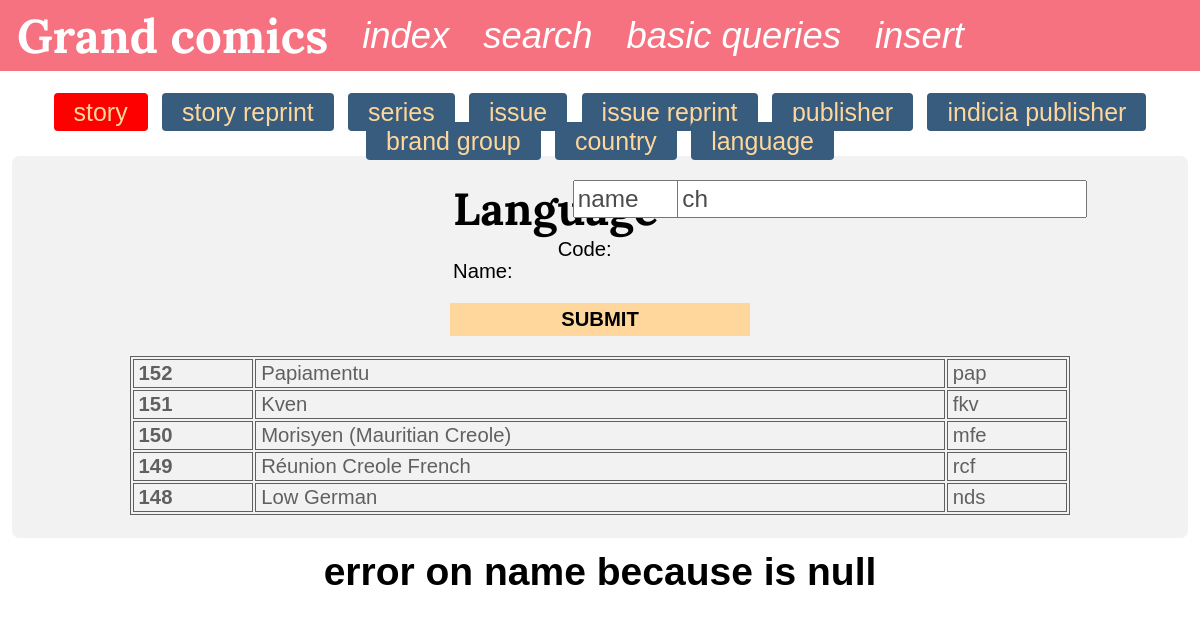
Screenshot of /website/insert.php?currenttable=language&code=error&cause=isnull&on=name with the database file from the repository.
### tables this page shows
CREATE TABLE `language` (
  `id` int(11) NOT NULL,
  `code` varchar(4) NOT NULL,
  `name` varchar(45) NOT NULL
);

### website/insert.php (the view, shortened to what this page needs)
<!DOCTYPE html>
<html>
<?php include("header.php"); ?>
<?php include("../db.php"); ?>
<?php
$count = 5;
 ?>
<body>
	<?php include("navigation.php"); ?>
	<section>
		<div id="ongletsBox">
			<span onclick="display(this)" value="story" class="spanActive">Story</span>
			<span onclick="display(this)" value="story_reprint">Story Reprint</span>
			<span onclick="display(this)" value="series">Series</span>
			<span onclick="display(this)" value="issue">Issue</span>
			<span onclick="display(this)" value="issue_reprint">Issue Reprint</span>
			<span onclick="display(this)" value="publisher">Publisher</span>
			<span onclick="display(this)" value="indicia_publisher">Indicia Publisher</span>
			<span onclick="display(this)" value="brand_group">Brand Group</span>
			<span onclick="display(this)" value="country">Country</span>
			<span onclick="display(this)" value="language">Language</span>
		</div>
		<div id="displayBoxInsert">
			<div class="content" id="language">
				<form method="post" action="process_insert_language.php">
					<fieldset>
						<h2>Language</h2><br>
						Name: <input type="text" name="name" value="name"><br>
						Code: <input type="text" name="code" value="ch"><br>
					</fieldset>
					<br/>
					<input type="submit" value="Submit">
				</form>
				<?php
				$s = $con->query("SELECT * FROM language ORDER BY id DESC LIMIT ".$count);
				$result = $s->fetchAll(PDO::FETCH_ASSOC);
				$text = '<table class="table_content">';
				foreach ($result as $key => $value) {
					$text .= '<tr>';
					$text .= '<td class="id">'.$value["id"].'</td>';
					$text .= '<td class="name">'.$value["name"].'</td>';
					$text .= '<td class="code">'.$value["code"].'</td>';
					$text .= '</tr>';
				}
				$text .= '</table>';
				echo $text;
				?>
			</div>
		</div>
	</section>
</body>
</html>
<?php include("error_handler.php"); ?>

### website/styles.css (style rules this page uses)
* { margin:0; padding:0; }
body { font-size: 13px; font-family:arial; }
h2 { font-size: 45px; font-family: 'Lora', serif; }
table.table_content { border:1px solid black; width:80%; margin:auto; opacity:0.6; }
section { font-size: 1.2em; padding:1%; }
form { font-size: 1em; text-align: center; }
fieldset { width:25%; display: inline-block; vertical-align: top; border: none; text-align: left; -webkit-column-count: 3; -moz-column-count: 3; column-count: 3; }
input[type=submit] { width:300px; background:#FFD79C; border:none; padding:5px 10px; text-transform: uppercase; font-weight: bold; font-size: 1em; margin:20px auto; color:rgba(0,0,0,1); }
#ongletsBox { text-align: center; }
#ongletsBox span { font-size: 1.6em; padding:5px 20px; margin:5px; background-color: #375C7D; color:#FFD79C; text-transform: lowercase; border-radius: 4px; transition: all 0.5s; }
#ongletsBox span.spanActive,#ongletsBox span:hover { background:red; }
#displayBoxInsert { border-radius: 7px; padding:2% 0; background: rgba(0,0,0,0.05); }
#displayBoxInsert div { display:none; font-size: 1.3em; }
#displayBoxInsert div.active { display:block; }
#displayBoxInsert fieldset { text-transform: capitalize; }

### rows the page displays
language: id "152", name "Papiamentu", code "pap"
language: id "151", name "Kven", code "fkv"
language: id "150", name "Morisyen (Mauritian Creole)", code "mfe"
language: id "149", name "Réunion Creole French", code "rcf"
language: id "148", name "Low German", code "nds"

### other values shown
$_GET["code"] "error"
$_GET["on"] "name"
